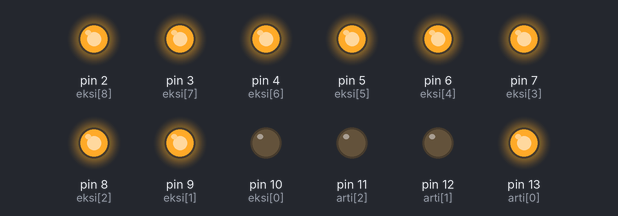
Simulated run of this sketch. Board: Arduino Uno, built with avr-gcc and run on an emulated ATmega328P. Parts: output pins drawn as LEDs (lit = HIGH). Random numbers use the default seed unless the sketch sets one.

Above: at 0.05 s.
At 15.05 s:
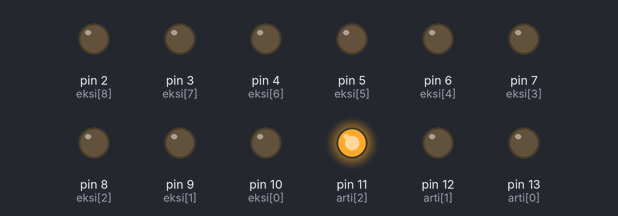
At 16.94 s:
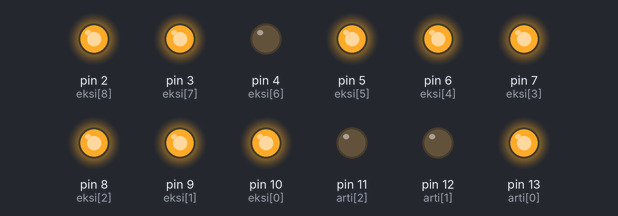
At 19.42 s:
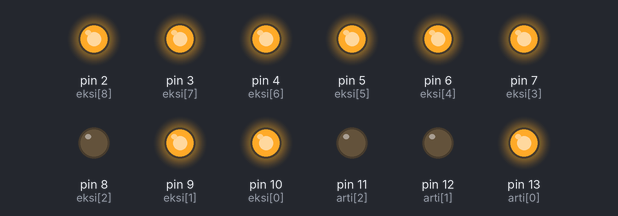
At 21.82 s:
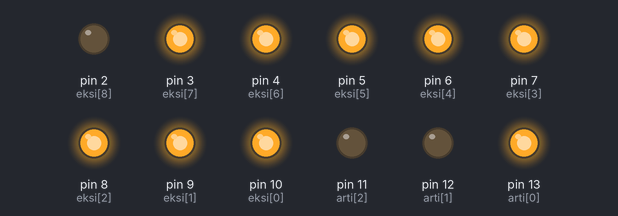
At 39.57 s:
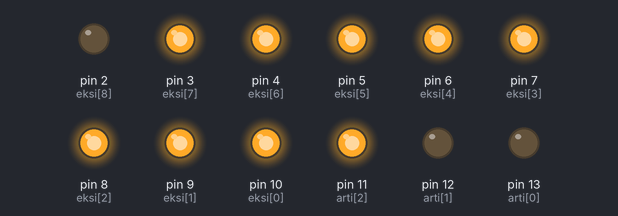
Timing chart, 0 to 40.0 s (numbered marks = the images above):
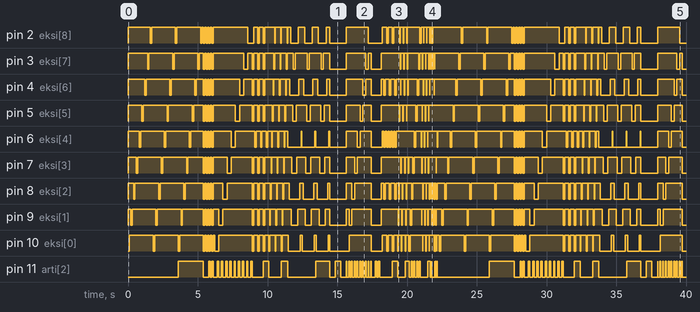

The sketch:

3x3_led_kup.ino
```cpp
int arti[3] = {13,12,11};
int eksi[9] = {10,9,8,7,6,5,4,3,2};
int sure = 100;

void setup() {
  // for (başlangıç; koşul; adım) {
  // Tekrarlanacak kod bloğu
  // }
  for(int i = 13; i>1; i--){
    pinMode(i,OUTPUT);
    }
  for(int i = 0; i<9; i++){
    digitalWrite(eksi[i],HIGH);
    }


}

void loop() {

   // ledleri teker teker yakıp söndürme
   for(int i = 0; i<3; i++){
    digitalWrite(arti[i],HIGH);
    for(int a = 0; a<9; a++){
    digitalWrite(eksi[a],LOW);
    delay(sure);
    digitalWrite(eksi[a],HIGH);
    delay(sure);
    }
    digitalWrite(arti[i],LOW);
    }

   // ledleri gurup gurup yakıp söndürme
   for(int i = 0; i<3; i++){
   digitalWrite(arti[i],HIGH);
   for(int b = 0; b<9; b++){
    digitalWrite(eksi[b],LOW);
    }
    delay(sure);
    digitalWrite(arti[i],LOW);
   for(int b = 0; b<9; b++){
    digitalWrite(eksi[b],HIGH);
    }
    delay(sure);
    }

   //Bütün ledler yanıp sönme
   for (int i = 0; i < 3; i++) {
    digitalWrite(arti[i], HIGH);
  }
  for (int i = 0; i < 9; i++) {
    digitalWrite(eksi[i], LOW);
  }
  delay(sure);
  for (int i = 0; i < 3; i++) {
    digitalWrite(arti[i], LOW);
  }
  for (int i = 0; i < 9; i++) {
    digitalWrite(eksi[i], HIGH);
  }
  delay(sure);

  // Yağmur Efekti (Yukarıdan Aşağıya)
for (int a = 0; a < 9; a++) { // Her sütun için
  for (int i = 0; i < 3; i++) { // Katmanları yukarıdan aşağıya dolaş
    digitalWrite(arti[i], HIGH);    // Katmanı aç
    digitalWrite(eksi[a], LOW);     // İlgili sütundaki LED'i yak
    delay(sure);
    digitalWrite(eksi[a], HIGH);    // İlgili sütundaki LED'i söndür
    digitalWrite(arti[i], LOW);     // Katmanı kapat
  }
}

// Dıştan İçe Doğru Yanma Efekti (Her Katmanda)
int dis_sutunlar[] = {0, 1, 2, 3, 5, 6, 7, 8}; // Köşe ve kenar sütunları
int orta_sutun = 4; // Orta sütun

for (int i = 0; i < 3; i++) { // Her katman için
  digitalWrite(arti[i], HIGH); // Katmanı aç

  // Dış sütunları yakıp söndür
  for (int j = 0; j < 8; j++) {
    digitalWrite(eksi[dis_sutunlar[j]], LOW); // Dış sütun LED'ini yak
  }
  delay(sure);
  for (int j = 0; j < 8; j++) {
    digitalWrite(eksi[dis_sutunlar[j]], HIGH); // Dış sütun LED'ini söndür
  }
  delay(sure);

  // Orta sütunu yakıp söndür
  digitalWrite(eksi[orta_sutun], LOW); // Orta sütun LED'ini yak
  delay(sure);
  digitalWrite(eksi[orta_sutun], HIGH); // Orta sütun LED'ini söndür
  delay(sure);

  digitalWrite(arti[i], LOW); // Katmanı kapat
}


// Yılan Efekti (Her Katmanda Kayarak İlerleme)
for (int i = 0; i < 3; i++) { // Her katman için
  digitalWrite(arti[i], HIGH); // Katmanı aç

  for (int a = 0; a < 9; a++) { // Sütunları sırayla gez
    digitalWrite(eksi[a], LOW); // LED'i yak
    delay(sure / 2);           // Kısa bekleme
    digitalWrite(eksi[a], HIGH); // LED'i söndür
  }
  digitalWrite(arti[i], LOW); // Katmanı kapat
}

// Merkezden Dışa Yayılma Efekti (Her Katmanda)
int merkez_ve_capraz[] = {4, 0, 2, 6, 8, 1, 3, 5, 7}; // Orta ve sonra çapraz/köşeler
// Alternatif: Sadece Merkez ve Yanlar: int merkez_ve_yanlar[] = {4, 1, 3, 5, 7};

for (int i = 0; i < 3; i++) { // Her katman için
  digitalWrite(arti[i], HIGH); // Katmanı aç

  for (int j = 0; j < 9; j++) { // Dizideki sıraya göre LED'leri yak
    digitalWrite(eksi[merkez_ve_capraz[j]], LOW); // LED'i yak
    delay(sure / 2);
  }
  delay(sure); // Tüm LED'ler yandıktan sonra biraz bekle

  for (int j = 8; j >= 0; j--) { // Ters sırayla LED'leri söndür
    digitalWrite(eksi[merkez_ve_capraz[j]], HIGH); // LED'i söndür
    delay(sure / 2);
  }
  digitalWrite(arti[i], LOW); // Katmanı kapat
}

// Katmanlar Arası Geçiş Efekti (Tüm Sütunlar Aynı Anda)
for (int i = 0; i < 3; i++) { // Katmanları yukarıdan aşağıya gez
  // Önceki katmanı kapat (varsa)
  if (i > 0) {
    digitalWrite(arti[i-1], LOW);
  }

  digitalWrite(arti[i], HIGH); // Geçerli katmanı aç
  for (int a = 0; a < 9; a++) {
    digitalWrite(eksi[a], LOW); // Tüm sütunları yak
  }
  delay(sure * 2); // Katmanın belirli bir süre yanık kalmasını sağla

  // Katmanı kapatmadan önce bir sonraki adıma geçiş için hazırla
}

// Son katmanı da kapatalım
digitalWrite(arti[2], LOW);
for (int a = 0; a < 9; a++) {
    digitalWrite(eksi[a], HIGH); // Tüm sütunları söndür
}

// Aşağıdan yukarıya geçiş
for (int i = 2; i >= 0; i--) { // Katmanları aşağıdan yukarıya gez
  if (i < 2) {
    digitalWrite(arti[i+1], LOW);
  }
  digitalWrite(arti[i], HIGH); // Geçerli katmanı aç
  for (int a = 0; a < 9; a++) {
    digitalWrite(eksi[a], LOW); // Tüm sütunları yak
  }
  delay(sure * 2);
}
// İlk katmanı da kapatalım
digitalWrite(arti[0], LOW);
for (int a = 0; a < 9; a++) {
    digitalWrite(eksi[a], HIGH);
}

// Sekme Efekti (Her Sütunda Yukarı Aşağı Zıplama)
for (int a = 0; a < 9; a++) { // Her sütun için
  // Aşağıdan yukarıya
  for (int i = 2; i >= 0; i--) { // Katmanları aşağıdan yukarıya gez (indeks 2, 1, 0)
    digitalWrite(arti[i], HIGH);    // Katmanı aç
    digitalWrite(eksi[a], LOW);     // İlgili sütundaki LED'i yak
    delay(sure / 3);
    digitalWrite(eksi[a], HIGH);    // LED'i söndür
    digitalWrite(arti[i], LOW);     // Katmanı kapat
  }

  // Yukarıdan aşağıya
  for (int i = 0; i < 3; i++) { // Katmanları yukarıdan aşağıya gez (indeks 0, 1, 2)
    digitalWrite(arti[i], HIGH);    // Katmanı aç
    digitalWrite(eksi[a], LOW);     // İlgili sütundaki LED'i yak
    delay(sure / 3);
    digitalWrite(eksi[a], HIGH);    // LED'i söndür
    digitalWrite(arti[i], LOW);     // Katmanı kapat
  }
}

// Katmanlara Odaklanma Efekti (Ortadan Kenarlara)
// Ortadan dışarı
for (int i = 1; i >= 0; i--) { // Ortadan (1) yukarıya (0) doğru
  digitalWrite(arti[i], HIGH); // Katmanı aç
  for (int a = 0; a < 9; a++) {
    digitalWrite(eksi[a], LOW); // Tüm sütunları yak
  }
  delay(sure);
  for (int a = 0; a < 9; a++) {
    digitalWrite(eksi[a], HIGH); // Tüm sütunları söndür
  }
  digitalWrite(arti[i], LOW); // Katmanı kapat
}
for (int i = 1; i < 3; i++) { // Ortadan (1) aşağıya (2) doğru
  digitalWrite(arti[i], HIGH); // Katmanı aç
  for (int a = 0; a < 9; a++) {
    digitalWrite(eksi[a], LOW); // Tüm sütunları yak
  }
  delay(sure);
  for (int a = 0; a < 9; a++) {
    digitalWrite(eksi[a], HIGH); // Tüm sütunları söndür
  }
  digitalWrite(arti[i], LOW); // Katmanı kapat
}

// Kenarlardan ortaya
for (int i = 0; i < 3; i+=2) { // En üst (0) ve en alt (2) katmanlar
  digitalWrite(arti[i], HIGH); // Katmanı aç
  for (int a = 0; a < 9; a++) {
    digitalWrite(eksi[a], LOW); // Tüm sütunları yak
  }
  delay(sure);
  for (int a = 0; a < 9; a++) {
    digitalWrite(eksi[a], HIGH); // Tüm sütunları söndür
  }
  digitalWrite(arti[i], LOW); // Katmanı kapat
}
digitalWrite(arti[1], HIGH); // Orta katman
for (int a = 0; a < 9; a++) {
  digitalWrite(eksi[a], LOW); // Tüm sütunları yak
}
delay(sure);
for (int a = 0; a < 9; a++) {
  digitalWrite(eksi[a], HIGH); // Tüm sütunları söndür
}
digitalWrite(arti[1], LOW); // Orta katman kapat

// Çapraz Yanma Efekti (Her Katmanda)
int capraz1[] = {0, 4, 8}; // Köşeden köşeye (ana çapraz)
int capraz2[] = {2, 4, 6}; // Diğer köşeden köşeye

for (int i = 0; i < 3; i++) { // Her katman için
  digitalWrite(arti[i], HIGH); // Katmanı aç

  // Birinci çaprazı yak
  for (int j = 0; j < 3; j++) {
    digitalWrite(eksi[capraz1[j]], LOW);
  }
  delay(sure);
  // Birinci çaprazı söndür
  for (int j = 0; j < 3; j++) {
    digitalWrite(eksi[capraz1[j]], HIGH);
  }
  delay(sure);

  // İkinci çaprazı yak
  for (int j = 0; j < 3; j++) {
    digitalWrite(eksi[capraz2[j]], LOW);
  }
  delay(sure);
  // İkinci çaprazı söndür
  for (int j = 0; j < 3; j++) {
    digitalWrite(eksi[capraz2[j]], HIGH);
  }
  delay(sure);

  digitalWrite(arti[i], LOW); // Katmanı kapat
}

// Dönen Kare Efekti (Her Katmanda)
int kare_sutunlari_sira[] = {0, 1, 2, 5, 8, 7, 6, 3}; // Dış kenarları oluşturan sütunlar
                                                   // (sol üst, üst orta, sağ üst, sağ orta, sağ alt, alt orta, sol alt, sol orta)

for (int i = 0; i < 3; i++) { // Her katman için
  digitalWrite(arti[i], HIGH); // Katmanı aç

  for (int j = 0; j < 8; j++) { // Kare sütunları sırayla yakıp söndür
    digitalWrite(eksi[kare_sutunlari_sira[j]], LOW); // LED'i yak
    delay(sure / 3);
    digitalWrite(eksi[kare_sutunlari_sira[j]], HIGH); // LED'i söndür
  }
  digitalWrite(arti[i], LOW); // Katmanı kapat
}

// Zikzak Efekti (Katmanlar Arası)
for (int a = 0; a < 9; a++) { // Her sütun için
  // Sütunu yukarı doğru zikzak çiz
  for (int i = 2; i >= 0; i--) { // Aşağıdan yukarıya
    digitalWrite(arti[i], HIGH);
    digitalWrite(eksi[a], LOW);
    delay(sure / 3);
    digitalWrite(eksi[a], HIGH);
    digitalWrite(arti[i], LOW);
  }

  // Sütunu aşağı doğru zikzak çiz (bir sonraki sütuna geçmeden önce)
  if (a < 8) { // Son sütunda aşağı inmeye gerek yok
    for (int i = 0; i < 3; i++) { // Yukarıdan aşağıya
      digitalWrite(arti[i], HIGH);
      digitalWrite(eksi[a+1], LOW); // Bir sonraki sütunu kullan
      delay(sure / 3);
      digitalWrite(eksi[a+1], HIGH);
      digitalWrite(arti[i], LOW);
    }
    a++; // Bir sonraki sütuna geçtiğimiz için 'a' değerini artır
  }
}

// İçten Dışa Patlama Efekti (Nokta Halinde, Her Katmanda)
int patlama_sirasi[] = {4, 1, 3, 5, 7, 0, 2, 6, 8}; // Merkezden dışa doğru sütun indeksleri

for (int i = 0; i < 3; i++) { // Her katman için
  digitalWrite(arti[i], HIGH); // Katmanı aç

  for (int j = 0; j < 9; j++) { // Patlama sırasına göre LED'leri yak
    digitalWrite(eksi[patlama_sirasi[j]], LOW); // LED'i yak
    delay(sure / 5); // Çok kısa bekleme
    digitalWrite(eksi[patlama_sirasi[j]], HIGH); // LED'i hemen söndür
  }
  digitalWrite(arti[i], LOW); // Katmanı kapat
  delay(sure / 2); // Katmanlar arası bekleme
}

// Rastgele Yağmur Damlaları (Arka Plan Efekti)
for (int k = 0; k < 5; k++) { // Belirli sayıda rastgele damla oluştur
  int rastgeleKatman = random(0, 3); // 0, 1 veya 2
  int rastgeleSutun = random(0, 9);  // 0'dan 8'e kadar

  digitalWrite(arti[rastgeleKatman], HIGH); // Rastgele katmanı aç
  digitalWrite(eksi[rastgeleSutun], LOW);   // Rastgele sütundaki LED'i yak
  delay(sure / 8); // Çok kısa yanıp kalma süresi
  digitalWrite(eksi[rastgeleSutun], HIGH);  // LED'i söndür
  digitalWrite(arti[rastgeleKatman], LOW);  // Katmanı kapat
}
delay(sure / 4); // Efektler arası kısa bekleme

// Titreşim Efekti
for (int k = 0; k < 20; k++) { // 20 adet rastgele titreşim noktası
  int rastgeleKatman = random(0, 3);
  int rastgeleSutun = random(0, 9);

  digitalWrite(arti[rastgeleKatman], HIGH); // Rastgele katmanı aç
  digitalWrite(eksi[rastgeleSutun], LOW);   // Rastgele sütundaki LED'i yak
  delay(20); // Çok kısa yanık kalma süresi (20 ms)
  digitalWrite(eksi[rastgeleSutun], HIGH);  // LED'i söndür
  digitalWrite(arti[rastgeleKatman], LOW);  // Katmanı kapat
}
delay(100); // Titreşim setleri arası bekleme


}
```

Measured:
- by itself, pin 2 (eksi[8]): HIGH → LOW at 1.6 s, → HIGH 0.10 s later, → LOW 1.7 s later, → HIGH 0.10 s later, … (93 changes in this stretch)
- by itself, pin 3 (eksi[7]): HIGH → LOW at 1.4 s, → HIGH 0.10 s later, → LOW 1.7 s later, → HIGH 0.10 s later, … (99 changes in this stretch)
- by itself, pin 4 (eksi[6]): HIGH → LOW at 1.2 s, → HIGH 0.10 s later, → LOW 1.7 s later, → HIGH 0.10 s later, … (101 changes in this stretch)
- by itself, pin 5 (eksi[5]): HIGH → LOW at 1.0 s, → HIGH 0.10 s later, → LOW 1.7 s later, → HIGH 0.10 s later, … (93 changes in this stretch)
- by itself, pin 6 (eksi[4]): HIGH → LOW at 0.80 s, → HIGH 0.10 s later, → LOW 1.7 s later, → HIGH 0.10 s later, … (99 changes in this stretch)
- by itself, pin 7 (eksi[3]): HIGH → LOW at 0.60 s, → HIGH 0.10 s later, → LOW 1.7 s later, → HIGH 0.10 s later, … (95 changes in this stretch)
- by itself, pin 8 (eksi[2]): HIGH → LOW at 0.40 s, → HIGH 0.10 s later, → LOW 1.7 s later, → HIGH 0.10 s later, … (111 changes in this stretch)
- by itself, pin 9 (eksi[1]): HIGH → LOW at 0.20 s, → HIGH 0.10 s later, → LOW 1.7 s later, → HIGH 0.10 s later, … (101 changes in this stretch)
